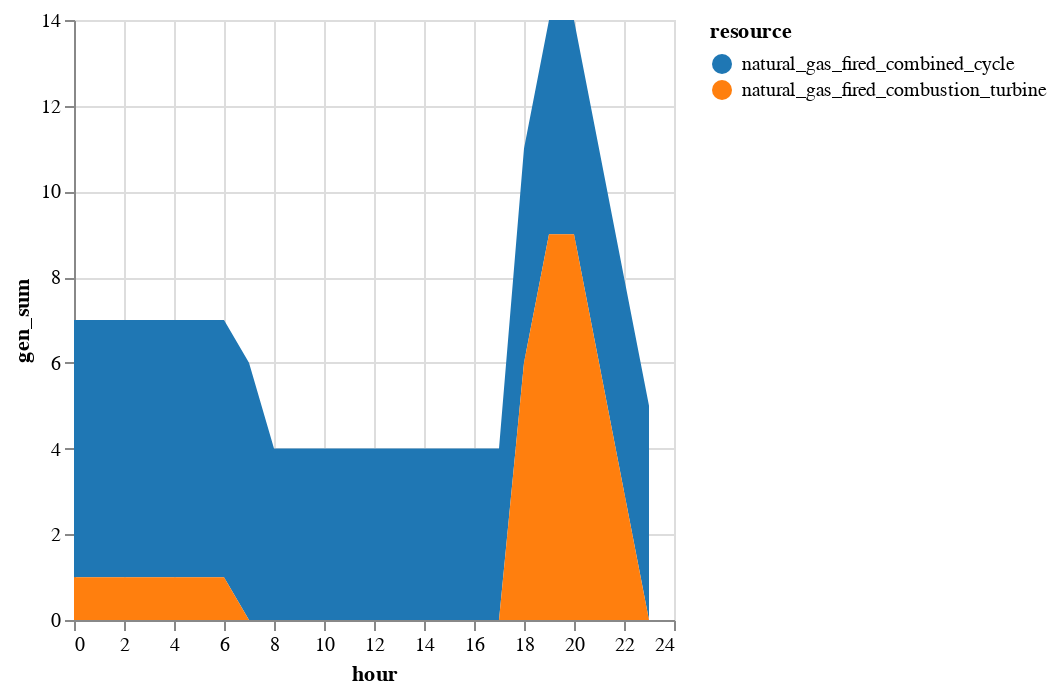

The notebook cell saved with this chart:
### Markdown cell above
In contrast to when we added ramp constraints to the Economic Dispatch problem, adding ramp constraints to our Unit Commitment formulation does not change the solution as much (at least in this case). Much of the inflexibility here arises from the unit commitment constraints, and once committed, there is ample ramping capability. We do however get relatively more combustion turbines running to meet the evening ramp, given their faster ramp rates.

### Code cell
sol_commit = innerjoin(solution.commit, 
                    gen_df[!, [:r_id, :resource]], 
                    on = :r_id)
sol_commit = combine(groupby(sol_commit, [:resource, :hour]), 
            :gen => sum)
sol_commit.hour = sol_commit.hour .- T_period[1]

sol_commit |>
@vlplot(:area, 
    x=:hour, y={:gen_sum, stack=:zero}, 
    color={"resource:n", scale={scheme="category10"}})

### Figure 1 — Vega-Lite specification as saved in the notebook (floating-point values rounded to 4 significant figures)
{"data": {"values": [{"gen_sum": 6, "hour": 0, "resource": "natural_gas_fired_combined_cycle"}, {"gen_sum": 1, "hour": 0, "resource": "natural_gas_fired_combustion_turbine"}, {"gen_sum": 6, "hour": 1, "resource": "natural_gas_fired_combined_cycle"}, {"gen_sum": 1, "hour": 1, "resource": "natural_gas_fired_combustion_turbine"}, {"gen_sum": 6, "hour": 2, "resource": "natural_gas_fired_combined_cycle"}, {"gen_sum": 1, "hour": 2, "resource": "natural_gas_fired_combustion_turbine"}, {"gen_sum": 6, "hour": 3, "resource": "natural_gas_fired_combined_cycle"}, {"gen_sum": 1, "hour": 3, "resource": "natural_gas_fired_combustion_turbine"}, {"gen_sum": 6, "hour": 4, "resource": "natural_gas_fired_combined_cycle"}, {"gen_sum": 1, "hour": 4, "resource": "natural_gas_fired_combustion_turbine"}, {"gen_sum": 6, "hour": 5, "resource": "natural_gas_fired_combined_cycle"}, {"gen_sum": 1, "hour": 5, "resource": "natural_gas_fired_combustion_turbine"}, {"gen_sum": 6, "hour": 6, "resource": "natural_gas_fired_combined_cycle"}, {"gen_sum": 1, "hour": 6, "resource": "natural_gas_fired_combustion_turbine"}, {"gen_sum": 6, "hour": 7, "resource": "natural_gas_fired_combined_cycle"}, {"gen_sum": 0, "hour": 7, "resource": "natural_gas_fired_combustion_turbine"}, {"gen_sum": 4, "hour": 8, "resource": "natural_gas_fired_combined_cycle"}, {"gen_sum": 0, "hour": 8, "resource": "natural_gas_fired_combustion_turbine"}, {"gen_sum": 4, "hour": 9, "resource": "natural_gas_fired_combined_cycle"}, {"gen_sum": 0, "hour": 9, "resource": "natural_gas_fired_combustion_turbine"}, {"gen_sum": 4, "hour": 10, "resource": "natural_gas_fired_combined_cycle"}, {"gen_sum": 0, "hour": 10, "resource": "natural_gas_fired_combustion_turbine"}, {"gen_sum": 4, "hour": 11, "resource": "natural_gas_fired_combined_cycle"}, {"gen_sum": 0, "hour": 11, "resource": "natural_gas_fired_combustion_turbine"}, {"gen_sum": 4, "hour": 12, "resource": "natural_gas_fired_combined_cycle"}, {"gen_sum": 0, "hour": 12, "resource": "natural_gas_fired_combustion_turbine"}, {"gen_sum": 4, "hour": 13, "resource": "natural_gas_fired_combined_cycle"}, {"gen_sum": 0, "hour": 13, "resource": "natural_gas_fired_combustion_turbine"}, {"gen_sum": 4, "hour": 14, "resource": "natural_gas_fired_combined_cycle"}, {"gen_sum": 0, "hour": 14, "resource": "natural_gas_fired_combustion_turbine"}, {"gen_sum": 4, "hour": 15, "resource": "natural_gas_fired_combined_cycle"}, {"gen_sum": 0, "hour": 15, "resource": "natural_gas_fired_combustion_turbine"}, {"gen_sum": 4, "hour": 16, "resource": "natural_gas_fired_combined_cycle"}, {"gen_sum": 0, "hour": 16, "resource": "natural_gas_fired_combustion_turbine"}, {"gen_sum": 4, "hour": 17, "resource": "natural_gas_fired_combined_cycle"}, {"gen_sum": 0, "hour": 17, "resource": "natural_gas_fired_combustion_turbine"}, {"gen_sum": 5, "hour": 18, "resource": "natural_gas_fired_combined_cycle"}, {"gen_sum": 6, "hour": 18, "resource": "natural_gas_fired_combustion_turbine"}, {"gen_sum": 5, "hour": 19, "resource": "natural_gas_fired_combined_cycle"}, {"gen_sum": 9, "hour": 19, "resource": "natural_gas_fired_combustion_turbine"}, {"gen_sum": 5, "hour": 20, "resource": "natural_gas_fired_combined_cycle"}, {"gen_sum": 9, "hour": 20, "resource": "natural_gas_fired_combustion_turbine"}, {"gen_sum": 5, "hour": 21, "resource": "natural_gas_fired_combined_cycle"}, {"gen_sum": 6, "hour": 21, "resource": "natural_gas_fired_combustion_turbine"}, {"gen_sum": 5, "hour": 22, "resource": "natural_gas_fired_combined_cycle"}, {"gen_sum": 3, "hour": 22, "resource": "natural_gas_fired_combustion_turbine"}, {"gen_sum": 5, "hour": 23, "resource": "natural_gas_fired_combined_cycle"}, {"gen_sum": 1.54e-15, "hour": 23, "resource": "natural_gas_fired_combustion_turbine"}]}, "encoding": {"color": {"field": "resource", "scale": {"scheme": "category10"}, "type": "nominal"}, "x": {"field": "hour", "type": "quantitative"}, "y": {"field": "gen_sum", "stack": "zero", "type": "quantitative"}}, "mark": "area"}
